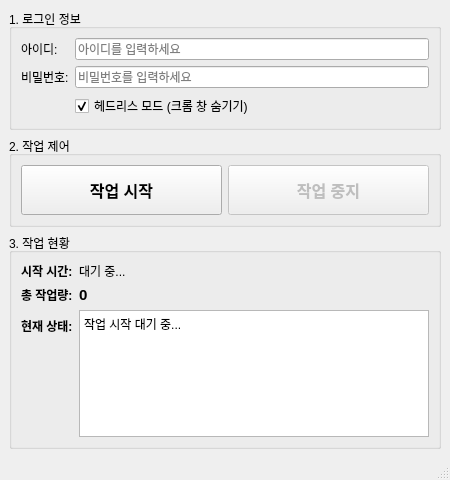
<?xml version="1.0" encoding="UTF-8"?>

<ui version="4.0">
<class>MainWindow</class>
<widget class="QMainWindow" name="MainWindow">
<property name="geometry">
<rect>
<x>0</x>
<y>0</y>
<width>450</width>
<height>480</height>
</rect>
</property>
<property name="minimumSize">
<size>
<width>450</width>
<height>480</height>
</size>
</property>
<property name="maximumSize">
<size>
<width>450</width>
<height>480</height>
</size>
</property>
<property name="windowTitle">
<string>라벨크래프트 자동화</string>
</property>
<widget class="QWidget" name="centralwidget">
<layout class="QVBoxLayout" name="verticalLayout">
<item>
<widget class="QGroupBox" name="groupBox_Login">
<property name="title">
<string>1. 로그인 정보</string>
</property>
<layout class="QFormLayout" name="formLayout">
<item row="0" column="0">
<widget class="QLabel" name="label">
<property name="text">
<string>아이디:</string>
</property>
</widget>
</item>
<item row="0" column="1">
<widget class="QLineEdit" name="lineEdit_ID">
<property name="placeholderText">
<string>아이디를 입력하세요</string>
</property>
</widget>
</item>
<item row="1" column="0">
<widget class="QLabel" name="label_2">
<property name="text">
<string>비밀번호:</string>
</property>
</widget>
</item>
<item row="1" column="1">
<widget class="QLineEdit" name="lineEdit_PW">
<property name="echoMode">
<enum>QLineEdit::Password</enum>
</property>
<property name="placeholderText">
<string>비밀번호를 입력하세요</string>
</property>
</widget>
</item>
<item row="2" column="1">
<widget class="QCheckBox" name="checkBox_Headless">
<property name="text">
<string>헤드리스 모드 (크롬 창 숨기기)</string>
</property>
<property name="checked">
<bool>true</bool>
</property>
</widget>
</item>
</layout>
</widget>
</item>
<item>
<widget class="QGroupBox" name="groupBox_Control">
<property name="title">
<string>2. 작업 제어</string>
</property>
<layout class="QHBoxLayout" name="horizontalLayout">
<item>
<widget class="QPushButton" name="btn_Start">
<property name="minimumSize">
<size>
<width>0</width>
<height>50</height>
</size>
</property>
<property name="font">
<font>
<pointsize>12</pointsize>
<weight>75</weight>
<bold>true</bold>
</font>
</property>
<property name="text">
<string>작업 시작</string>
</property>
</widget>
</item>
<item>
<widget class="QPushButton" name="btn_Stop">
<property name="enabled">
<bool>false</bool>
</property>
<property name="minimumSize">
<size>
<width>0</width>
<height>50</height>
</size>
</property>
<property name="font">
<font>
<pointsize>12</pointsize>
<weight>75</weight>
<bold>true</bold>
</font>
</property>
<property name="text">
<string>작업 중지</string>
</property>
</widget>
</item>
</layout>
</widget>
</item>
<item>
<widget class="QGroupBox" name="groupBox_Status">
<property name="title">
<string>3. 작업 현황</string>
</property>
<layout class="QFormLayout" name="formLayout_2">
<item row="0" column="0">
<widget class="QLabel" name="label_3">
<property name="font">
<font>
<weight>75</weight>
<bold>true</bold>
</font>
</property>
<property name="text">
<string>시작 시간:</string>
</property>
</widget>
</item>
<item row="0" column="1">
<widget class="QLabel" name="label_StartTime">
<property name="text">
<string>대기 중...</string>
</property>
</widget>
</item>
<item row="1" column="0">
<widget class="QLabel" name="label_5">
<property name="font">
<font>
<weight>75</weight>
<bold>true</bold>
</font>
</property>
<property name="text">
<string>총 작업량:</string>
</property>
</widget>
</item>
<item row="1" column="1">
<widget class="QLabel" name="label_TotalCount">
<property name="font">
<font>
<pointsize>11</pointsize>
<weight>75</weight>
<bold>true</bold>
</font>
</property>
<property name="text">
<string>0</string>
</property>
</widget>
</item>
<item row="2" column="0">
<widget class="QLabel" name="label_7">
<property name="font">
<font>
<weight>75</weight>
<bold>true</bold>
</font>
</property>
<property name="text">
<string>현재 상태:</string>
</property>
</widget>
</item>
<item row="2" column="1">
<widget class="QTextBrowser" name="textBrowser_Status">
<property name="html">
<string>&lt;!DOCTYPE HTML PUBLIC &quot;-//W3C//DTD HTML 4.0//EN&quot; &quot;https://www.google.com/search?q=http://www.w3.org/TR/REC-html40/strict.dtd%26quot%3B%26gt;
&lt;html&gt;&lt;head&gt;&lt;meta name=&quot;qrichtext&quot; content=&quot;1&quot; /&gt;&lt;style type=&quot;text/css&quot;&gt;
p, li { white-space: pre-wrap; }
&lt;/style&gt;&lt;/head&gt;&lt;body style=&quot; font-family:'Gulim'; font-size:9pt; font-weight:400; font-style:normal;&quot;&gt;
&lt;p style=&quot; margin-top:0px; margin-bottom:0px; margin-left:0px; margin-right:0px; -qt-block-indent:0; text-indent:0px;&quot;&gt;작업 시작 대기 중...&lt;/p&gt;&lt;/body&gt;&lt;/html&gt;</string>
</property>
</widget>
</item>
</layout>
</widget>
</item>
</layout>
</widget>
<widget class="QStatusBar" name="statusbar"/>
</widget>
<resources/>
<connections/>
</ui>
